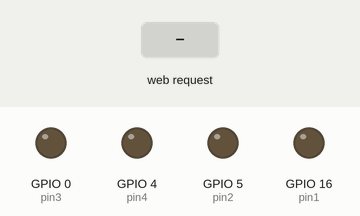
A sketch run on a simulated ESP8266 (NodeMCU). Shown: output pins drawn as LEDs (lit = HIGH). The test bench sets the inputs (shaded band). WiFi joins after 1.5 s; servers stay silent unless stated; what the sketch prints to the serial monitor is not drawn.

Above: at 3.7 s.
3.8 s: HTTP request GET /left received
At 5.7 s:
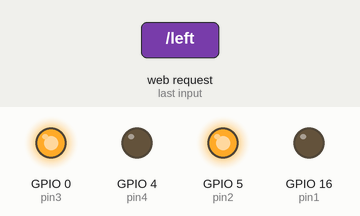
6.0 s: HTTP request GET /right received
At 7.6 s:
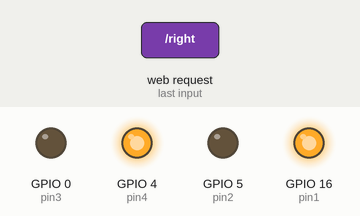
8.0 s: HTTP request GET /front received
At 9.3 s:
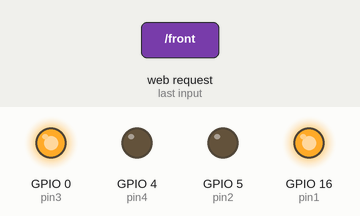
10.0 s: HTTP request GET /back received
At 11.0 s:
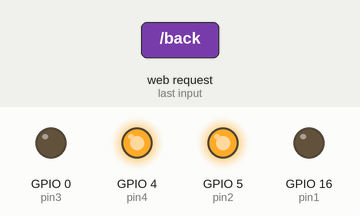
Timing chart, 0 to 13.0 s (numbered marks = the images above; inputs shaded):
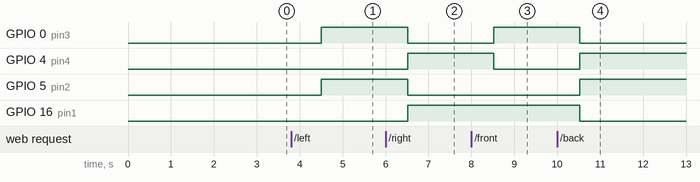

The sketch:

AI_Robo_node_mcu.ino
```cpp
#include <ESP8266WiFi.h>
const char* ssid="Akram-PC";
const char* password="wifi_password";
int i = 0;
#define pin1 16 //D0
#define pin2 5 //D1
#define pin4 4 //D2
#define pin3 0 //D3
//#define enb1 12 //D6
//#define enb2 14 //D5

WiFiServer server(80);
void setup()
{
  pinMode(pin1,OUTPUT);
  pinMode(pin2,OUTPUT);
  pinMode(pin3,OUTPUT);
  pinMode(pin4,OUTPUT);
//  pinMode(enb1, OUTPUT);
//  pinMode(enb2, OUTPUT);
  Serial.begin(115200);
  Serial.print("Connecting to.");
  Serial.println(ssid);

  WiFi.mode(WIFI_STA);
  WiFi.begin(ssid,password);
  while (WiFi.status() != WL_CONNECTED)
  {
    delay(500);
    Serial.print("..");
   }
  Serial.println("Nodemcu(esp8266) is connected to the ssid");
  Serial.println(WiFi.localIP());
  server.begin();
  delay(1000);
}

void loop()
{
  WiFiClient client = server.available();
  String motion = client.readStringUntil('\n');
  client.flush();
  Serial.println(motion);
  if(i == 0)
  {
    digitalWrite(pin1, LOW);
    digitalWrite(pin2, LOW);
    digitalWrite(pin3, LOW);
    digitalWrite(pin4, LOW);
    i = 1;
  }
  if(motion.indexOf("left") != -1)
  {
    digitalWrite(pin1, LOW);
    digitalWrite(pin2, HIGH);
    digitalWrite(pin3, HIGH);
    digitalWrite(pin4, LOW);
  }
  else if (motion.indexOf("right") != -1)
  {
    digitalWrite(pin1, HIGH);
    digitalWrite(pin2, LOW);
    digitalWrite(pin3, LOW);
    digitalWrite(pin4, HIGH);
  }
  else if (motion.indexOf("stop") != -1)
  {
    digitalWrite(pin1, LOW);
    digitalWrite(pin2, LOW);
    digitalWrite(pin3, LOW);
    digitalWrite(pin4, LOW);
  }
  else if (motion.indexOf("front") != -1)
  {
    digitalWrite(pin1, HIGH);
    digitalWrite(pin2, LOW);
    digitalWrite(pin3, HIGH);
    digitalWrite(pin4, LOW);
  }
  else if (motion.indexOf("back") != -1)
  {
    digitalWrite(pin1, LOW);
    digitalWrite(pin2, HIGH);
    digitalWrite(pin3, LOW);
    digitalWrite(pin4, HIGH);
  }
}
```

Measured:
- after the input at 3.8 s, GPIO 0 (pin3), GPIO 5 (pin2): LOW → HIGH after 0.71 s
- after the input at 6.0 s, GPIO 0 (pin3), GPIO 5 (pin2): HIGH → LOW after 0.51 s; GPIO 4 (pin4), GPIO 16 (pin1): LOW → HIGH after 0.51 s
- after the input at 8.0 s, GPIO 0 (pin3): LOW → HIGH after 0.52 s; GPIO 4 (pin4): HIGH → LOW after 0.52 s
- after the input at 10.0 s, GPIO 0 (pin3), GPIO 16 (pin1): HIGH → LOW after 0.52 s; GPIO 4 (pin4), GPIO 5 (pin2): LOW → HIGH after 0.52 s
